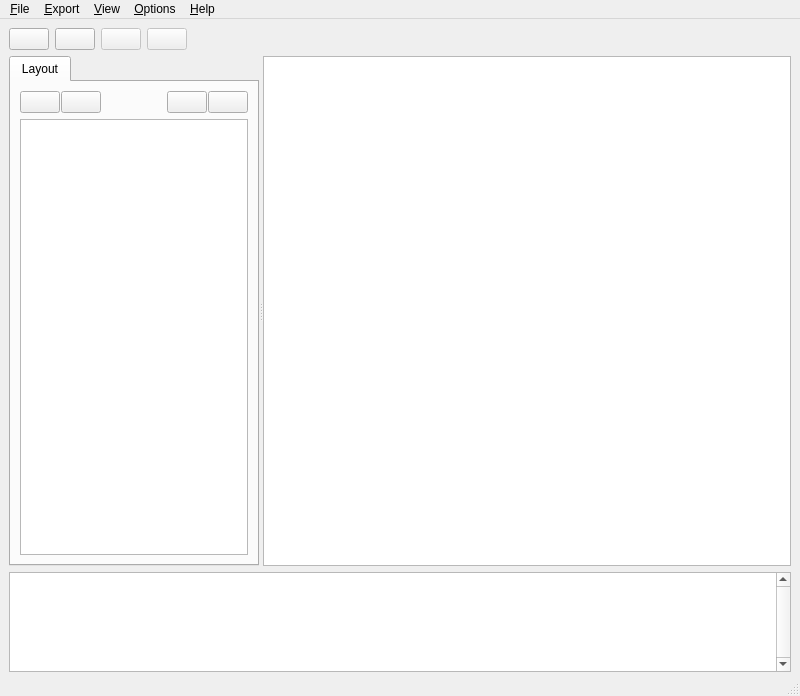
<?xml version="1.0" encoding="UTF-8"?>
<ui version="4.0">
 <class>MainWindow</class>
 <widget class="QMainWindow" name="MainWindow">
  <property name="windowModality">
   <enum>Qt::NonModal</enum>
  </property>
  <property name="geometry">
   <rect>
    <x>0</x>
    <y>0</y>
    <width>800</width>
    <height>696</height>
   </rect>
  </property>
  <property name="windowTitle">
   <string>PY2CV</string>
  </property>
  <property name="windowIcon">
   <iconset resource="py2cv_images.qrc">
    <normaloff>:/images/opencv.ico</normaloff>:/images/opencv.ico</iconset>
  </property>
  <widget class="QWidget" name="centralwidget">
   <layout class="QVBoxLayout" name="verticalLayout">
    <property name="spacing">
     <number>6</number>
    </property>
    <property name="bottomMargin">
     <number>2</number>
    </property>
    <item>
     <layout class="QHBoxLayout" name="horizontalLayout_16">
      <property name="spacing">
       <number>6</number>
      </property>
      <property name="sizeConstraint">
       <enum>QLayout::SetDefaultConstraint</enum>
      </property>
      <property name="leftMargin">
       <number>0</number>
      </property>
      <property name="topMargin">
       <number>0</number>
      </property>
      <property name="rightMargin">
       <number>0</number>
      </property>
      <property name="bottomMargin">
       <number>0</number>
      </property>
      <item>
       <widget class="QPushButton" name="bOpenFile">
        <property name="toolTip">
         <string>Import File or Project</string>
        </property>
        <property name="text">
         <string/>
        </property>
        <property name="icon">
         <iconset resource="py2cv_images.qrc">
          <normaloff>:/images/icons8-full-image-48.png</normaloff>:/images/icons8-full-image-48.png</iconset>
        </property>
        <property name="iconSize">
         <size>
          <width>64</width>
          <height>64</height>
         </size>
        </property>
       </widget>
      </item>
      <item>
       <widget class="QPushButton" name="bOpenCamera">
        <property name="enabled">
         <bool>true</bool>
        </property>
        <property name="toolTip">
         <string>Open Camera</string>
        </property>
        <property name="text">
         <string/>
        </property>
        <property name="icon">
         <iconset resource="py2cv_images.qrc">
          <normaloff>:/images/icons8-lens-48.png</normaloff>:/images/icons8-lens-48.png</iconset>
        </property>
        <property name="iconSize">
         <size>
          <width>64</width>
          <height>64</height>
         </size>
        </property>
       </widget>
      </item>
      <item>
       <widget class="QPushButton" name="bAddLayout">
        <property name="enabled">
         <bool>false</bool>
        </property>
        <property name="toolTip">
         <string>Add Layer</string>
        </property>
        <property name="text">
         <string/>
        </property>
        <property name="icon">
         <iconset resource="py2cv_images.qrc">
          <normaloff>:/images/icons8-add-property-48.png</normaloff>:/images/icons8-add-property-48.png</iconset>
        </property>
        <property name="iconSize">
         <size>
          <width>64</width>
          <height>64</height>
         </size>
        </property>
       </widget>
      </item>
      <item>
       <widget class="QPushButton" name="bExport">
        <property name="enabled">
         <bool>false</bool>
        </property>
        <property name="toolTip">
         <string>Export</string>
        </property>
        <property name="text">
         <string/>
        </property>
        <property name="icon">
         <iconset resource="py2cv_images.qrc">
          <normaloff>:/images/icons8-send-file-48.png</normaloff>:/images/icons8-send-file-48.png</iconset>
        </property>
        <property name="iconSize">
         <size>
          <width>64</width>
          <height>64</height>
         </size>
        </property>
       </widget>
      </item>
      <item>
       <spacer name="horizontalSpacer_3">
        <property name="orientation">
         <enum>Qt::Horizontal</enum>
        </property>
        <property name="sizeHint" stdset="0">
         <size>
          <width>40</width>
          <height>20</height>
         </size>
        </property>
       </spacer>
      </item>
     </layout>
    </item>
    <item>
     <widget class="QSplitter" name="splitter">
      <property name="orientation">
       <enum>Qt::Horizontal</enum>
      </property>
      <property name="childrenCollapsible">
       <bool>false</bool>
      </property>
      <widget class="QTabWidget" name="mytabWidget">
       <property name="sizePolicy">
        <sizepolicy hsizetype="Preferred" vsizetype="Expanding">
         <horstretch>2</horstretch>
         <verstretch>0</verstretch>
        </sizepolicy>
       </property>
       <property name="minimumSize">
        <size>
         <width>250</width>
         <height>400</height>
        </size>
       </property>
       <property name="autoFillBackground">
        <bool>false</bool>
       </property>
       <property name="currentIndex">
        <number>0</number>
       </property>
       <widget class="QWidget" name="tab">
        <attribute name="title">
         <string>Layout</string>
        </attribute>
        <layout class="QVBoxLayout" name="verticalLayout_3">
         <item>
          <layout class="QHBoxLayout" name="horizontalLayout_5">
           <property name="spacing">
            <number>1</number>
           </property>
           <item>
            <widget class="QPushButton" name="blocksCollapsePushButton">
             <property name="sizePolicy">
              <sizepolicy hsizetype="Fixed" vsizetype="Fixed">
               <horstretch>0</horstretch>
               <verstretch>0</verstretch>
              </sizepolicy>
             </property>
             <property name="toolTip">
              <string>Collapse all items</string>
             </property>
             <property name="icon">
              <iconset resource="py2cv_images.qrc">
               <normaloff>:/images/collapse-all.png</normaloff>:/images/collapse-all.png</iconset>
             </property>
             <property name="iconSize">
              <size>
               <width>24</width>
               <height>24</height>
              </size>
             </property>
            </widget>
           </item>
           <item>
            <widget class="QPushButton" name="blocksExpandPushButton">
             <property name="sizePolicy">
              <sizepolicy hsizetype="Fixed" vsizetype="Fixed">
               <horstretch>0</horstretch>
               <verstretch>0</verstretch>
              </sizepolicy>
             </property>
             <property name="toolTip">
              <string>Expand all items</string>
             </property>
             <property name="icon">
              <iconset resource="py2cv_images.qrc">
               <normaloff>:/images/expand-all.png</normaloff>:/images/expand-all.png</iconset>
             </property>
             <property name="iconSize">
              <size>
               <width>24</width>
               <height>24</height>
              </size>
             </property>
            </widget>
           </item>
           <item>
            <spacer name="horizontalSpacer_2">
             <property name="orientation">
              <enum>Qt::Horizontal</enum>
             </property>
             <property name="sizeHint" stdset="0">
              <size>
               <width>13</width>
               <height>20</height>
              </size>
             </property>
            </spacer>
           </item>
           <item>
            <widget class="QPushButton" name="layerCreatePushButton">
             <property name="text">
              <string/>
             </property>
             <property name="icon">
              <iconset resource="py2cv_images.qrc">
               <normaloff>:/images/list-add.png</normaloff>:/images/list-add.png</iconset>
             </property>
             <property name="iconSize">
              <size>
               <width>24</width>
               <height>24</height>
              </size>
             </property>
            </widget>
           </item>
           <item>
            <widget class="QPushButton" name="layerDeletePushButton">
             <property name="text">
              <string/>
             </property>
             <property name="icon">
              <iconset resource="py2cv_images.qrc">
               <normaloff>:/images/list-remove.png</normaloff>:/images/list-remove.png</iconset>
             </property>
             <property name="iconSize">
              <size>
               <width>24</width>
               <height>24</height>
              </size>
             </property>
            </widget>
           </item>
          </layout>
         </item>
         <item>
          <widget class="TreeView" name="entitiesTreeView">
           <property name="sizePolicy">
            <sizepolicy hsizetype="Preferred" vsizetype="Expanding">
             <horstretch>0</horstretch>
             <verstretch>0</verstretch>
            </sizepolicy>
           </property>
          </widget>
         </item>
        </layout>
       </widget>
      </widget>
      <widget class="Canvas" name="canvas">
       <property name="sizePolicy">
        <sizepolicy hsizetype="Expanding" vsizetype="Expanding">
         <horstretch>7</horstretch>
         <verstretch>0</verstretch>
        </sizepolicy>
       </property>
       <property name="minimumSize">
        <size>
         <width>400</width>
         <height>400</height>
        </size>
       </property>
       <property name="contextMenuPolicy">
        <enum>Qt::DefaultContextMenu</enum>
       </property>
      </widget>
     </widget>
    </item>
    <item>
     <widget class="MessageBox" name="messageBox">
      <property name="sizePolicy">
       <sizepolicy hsizetype="Expanding" vsizetype="Fixed">
        <horstretch>0</horstretch>
        <verstretch>0</verstretch>
       </sizepolicy>
      </property>
      <property name="maximumSize">
       <size>
        <width>16777215</width>
        <height>100</height>
       </size>
      </property>
      <property name="verticalScrollBarPolicy">
       <enum>Qt::ScrollBarAlwaysOn</enum>
      </property>
     </widget>
    </item>
   </layout>
  </widget>
  <widget class="QMenuBar" name="menubar">
   <property name="geometry">
    <rect>
     <x>0</x>
     <y>0</y>
     <width>800</width>
     <height>23</height>
    </rect>
   </property>
   <widget class="QMenu" name="menuFile">
    <property name="title">
     <string>&amp;File</string>
    </property>
    <addaction name="actionOpenFile"/>
    <addaction name="actionOpenCamera"/>
    <addaction name="actionReload"/>
    <addaction name="separator"/>
    <addaction name="actionSaveProjectAs"/>
    <addaction name="separator"/>
    <addaction name="actionClose"/>
    <addaction name="separator"/>
   </widget>
   <widget class="QMenu" name="menuView">
    <property name="title">
     <string>&amp;View</string>
    </property>
    <addaction name="actionAutoscale"/>
   </widget>
   <widget class="QMenu" name="menuOptions">
    <property name="title">
     <string>&amp;Options</string>
    </property>
    <addaction name="actionConfiguration"/>
    <addaction name="separator"/>
   </widget>
   <widget class="QMenu" name="menuHelp">
    <property name="title">
     <string>&amp;Help</string>
    </property>
    <addaction name="actionAbout"/>
   </widget>
   <widget class="QMenu" name="menuExport">
    <property name="enabled">
     <bool>true</bool>
    </property>
    <property name="statusTip">
     <string>Export the current project to G-Code</string>
    </property>
    <property name="title">
     <string>&amp;Export</string>
    </property>
    <addaction name="actionImageExport"/>
   </widget>
   <addaction name="menuFile"/>
   <addaction name="menuExport"/>
   <addaction name="menuView"/>
   <addaction name="menuOptions"/>
   <addaction name="menuHelp"/>
  </widget>
  <widget class="QStatusBar" name="statusbar"/>
  <action name="actionOpen">
   <property name="text">
    <string>&amp;Open...</string>
   </property>
   <property name="statusTip">
    <string>Load DXF or other supported document</string>
   </property>
   <property name="shortcut">
    <string>Ctrl+O</string>
   </property>
  </action>
  <action name="actionClose">
   <property name="icon">
    <iconset resource="py2cv_images.qrc">
     <normaloff>:/images/delete.png</normaloff>:/images/delete.png</iconset>
   </property>
   <property name="text">
    <string>&amp;Exit</string>
   </property>
   <property name="statusTip">
    <string>Exit PY2CV and close window</string>
   </property>
   <property name="shortcut">
    <string>Ctrl+Q</string>
   </property>
  </action>
  <action name="actionShowPathDirections">
   <property name="checkable">
    <bool>true</bool>
   </property>
   <property name="checked">
    <bool>false</bool>
   </property>
   <property name="enabled">
    <bool>false</bool>
   </property>
   <property name="text">
    <string>&amp;Show Path Directions</string>
   </property>
   <property name="statusTip">
    <string>Always shows the path direction in the plot (not only while selected)</string>
   </property>
  </action>
  <action name="actionShowDisabledPaths">
   <property name="checkable">
    <bool>true</bool>
   </property>
   <property name="checked">
    <bool>false</bool>
   </property>
   <property name="enabled">
    <bool>false</bool>
   </property>
   <property name="text">
    <string>Show Disabled &amp;Paths</string>
   </property>
  </action>
  <action name="actionAutoscale">
   <property name="enabled">
    <bool>false</bool>
   </property>
   <property name="text">
    <string>&amp;Autoscale</string>
   </property>
   <property name="shortcut">
    <string>Ctrl+Shift+V</string>
   </property>
  </action>
  <action name="actionDeleteG0Paths">
   <property name="enabled">
    <bool>false</bool>
   </property>
   <property name="text">
    <string>&amp;Delete G0 Paths</string>
   </property>
  </action>
  <action name="actionConfiguration">
   <property name="text">
    <string>&amp;Configuration...</string>
   </property>
   <property name="shortcut">
    <string>Ctrl+Shift+C</string>
   </property>
  </action>
  <action name="actionConfigurationPostprocessor">
   <property name="text">
    <string>&amp;Postprocessor configuration...</string>
   </property>
   <property name="shortcut">
    <string>Ctrl+Shift+P</string>
   </property>
  </action>
  <action name="actionTolerances">
   <property name="text">
    <string>&amp;Tolerances</string>
   </property>
  </action>
  <action name="actionScaleAll">
   <property name="enabled">
    <bool>false</bool>
   </property>
   <property name="text">
    <string>&amp;Scale All</string>
   </property>
  </action>
  <action name="actionRotateAll">
   <property name="enabled">
    <bool>false</bool>
   </property>
   <property name="text">
    <string>&amp;Rotate All</string>
   </property>
  </action>
  <action name="actionMoveWorkpieceZero">
   <property name="enabled">
    <bool>false</bool>
   </property>
   <property name="text">
    <string>&amp;Move Workpiece Zero</string>
   </property>
  </action>
  <action name="actionAbout">
   <property name="text">
    <string>&amp;About</string>
   </property>
  </action>
  <action name="actionOptimizePaths">
   <property name="enabled">
    <bool>false</bool>
   </property>
   <property name="text">
    <string>&amp;Optimize Paths</string>
   </property>
   <property name="shortcut">
    <string>Ctrl+Shift+O</string>
   </property>
  </action>
  <action name="actionExportShapes">
   <property name="enabled">
    <bool>false</bool>
   </property>
   <property name="text">
    <string>&amp;Export Shapes</string>
   </property>
   <property name="shortcut">
    <string>Ctrl+Shift+E</string>
   </property>
  </action>
  <action name="actionOptimizeAndExportShapes">
   <property name="enabled">
    <bool>false</bool>
   </property>
   <property name="text">
    <string>Optimize &amp;and Export Shapes</string>
   </property>
   <property name="shortcut">
    <string>Ctrl+E</string>
   </property>
  </action>
  <action name="actionLiveUpdateExportRoute">
   <property name="checkable">
    <bool>true</bool>
   </property>
   <property name="enabled">
    <bool>false</bool>
   </property>
   <property name="text">
    <string>&amp;Live Update Export Route</string>
   </property>
  </action>
  <action name="actionReload">
   <property name="enabled">
    <bool>false</bool>
   </property>
   <property name="text">
    <string>&amp;Reload</string>
   </property>
   <property name="shortcut">
    <string>Ctrl+R</string>
   </property>
  </action>
  <action name="actionSplitLineSegments">
   <property name="checkable">
    <bool>true</bool>
   </property>
   <property name="text">
    <string>Split &amp;Line Segments</string>
   </property>
   <property name="statusTip">
    <string>Split line segments, e.g. can be used for compensation (G41/G42) in combination with EMC</string>
   </property>
  </action>
  <action name="actionAutomaticCutterCompensation">
   <property name="checkable">
    <bool>true</bool>
   </property>
   <property name="enabled">
    <bool>false</bool>
   </property>
   <property name="text">
    <string>&amp;Automatic Cutter Compensation</string>
   </property>
  </action>
  <action name="actionLaserCut">
   <property name="checkable">
    <bool>true</bool>
   </property>
   <property name="text">
    <string>&amp;LaserCut</string>
   </property>
  </action>
  <action name="actionMilling">
   <property name="checkable">
    <bool>true</bool>
   </property>
   <property name="text">
    <string>&amp;Milling</string>
   </property>
  </action>
  <action name="actionDragKnife">
   <property name="checkable">
    <bool>true</bool>
   </property>
   <property name="text">
    <string>&amp;Drag Knife</string>
   </property>
  </action>
  <action name="actionLathe">
   <property name="checkable">
    <bool>true</bool>
   </property>
   <property name="text">
    <string>&amp;Lathe</string>
   </property>
  </action>
  <action name="actionTopView">
   <property name="enabled">
    <bool>false</bool>
   </property>
   <property name="text">
    <string>&amp;Top View</string>
   </property>
   <property name="shortcut">
    <string>Ctrl+V, T</string>
   </property>
  </action>
  <action name="actionIsometricView">
   <property name="enabled">
    <bool>false</bool>
   </property>
   <property name="text">
    <string>&amp;Isometric View</string>
   </property>
   <property name="shortcut">
    <string>Ctrl+V, I</string>
   </property>
  </action>
  <action name="actionSaveProjectAs">
   <property name="enabled">
    <bool>false</bool>
   </property>
   <property name="text">
    <string>&amp;Save Project As...</string>
   </property>
   <property name="shortcut">
    <string>Ctrl+S</string>
   </property>
  </action>
  <action name="actionMillimeters">
   <property name="checkable">
    <bool>true</bool>
   </property>
   <property name="enabled">
    <bool>true</bool>
   </property>
   <property name="text">
    <string>&amp;Millimeters</string>
   </property>
  </action>
  <action name="actionInches">
   <property name="checkable">
    <bool>true</bool>
   </property>
   <property name="text">
    <string>&amp;Inches</string>
   </property>
  </action>
  <action name="actionOpenFile">
   <property name="text">
    <string>OpenFile...</string>
   </property>
   <property name="shortcut">
    <string>Ctrl+O</string>
   </property>
  </action>
  <action name="actionOpenFloder">
   <property name="text">
    <string>OpenFloder...</string>
   </property>
  </action>
  <action name="actionOpenCamera">
   <property name="text">
    <string>OpenCamera</string>
   </property>
   <property name="shortcut">
    <string>Ctrl+V</string>
   </property>
  </action>
  <action name="actionImageExport">
   <property name="enabled">
    <bool>false</bool>
   </property>
   <property name="text">
    <string>Export Image</string>
   </property>
   <property name="shortcut">
    <string/>
   </property>
  </action>
 </widget>
 <customwidgets>
  <customwidget>
   <class>Canvas</class>
   <extends>QGraphicsView</extends>
   <header>py2cv.gui.canvas</header>
  </customwidget>
  <customwidget>
   <class>MessageBox</class>
   <extends>QTextBrowser</extends>
   <header>py2cv.gui.messagebox</header>
  </customwidget>
  <customwidget>
   <class>TreeView</class>
   <extends>QTreeView</extends>
   <header>py2cv.gui.treeview</header>
  </customwidget>
 </customwidgets>
 <tabstops>
  <tabstop>mytabWidget</tabstop>
  <tabstop>entitiesTreeView</tabstop>
  <tabstop>blocksCollapsePushButton</tabstop>
  <tabstop>blocksExpandPushButton</tabstop>
  <tabstop>canvas</tabstop>
  <tabstop>messageBox</tabstop>
 </tabstops>
 <resources>
  <include location="py2cv_images.qrc"/>
 </resources>
 <connections/>
</ui>
